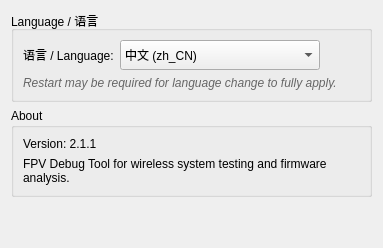
<?xml version="1.0" encoding="UTF-8"?>
<ui version="4.0">
 <class>PageSettings</class>
 <widget class="QWidget" name="PageSettings">
  <layout class="QVBoxLayout" name="settingsLayout">
   <item>
    <widget class="QGroupBox" name="groupLanguage">
     <property name="title">
      <string>Language / 语言</string>
     </property>
     <layout class="QVBoxLayout" name="langLayout">
      <item>
       <layout class="QHBoxLayout" name="langSelectLayout">
        <item>
         <widget class="QLabel" name="lbLang">
          <property name="text">
           <string>语言 / Language:</string>
          </property>
         </widget>
        </item>
        <item>
         <widget class="QComboBox" name="comboLang">
          <property name="minimumSize">
           <size>
            <width>200</width>
            <height>30</height>
           </size>
          </property>
          <item>
           <property name="text">
            <string>中文 (zh_CN)</string>
           </property>
          </item>
          <item>
           <property name="text">
            <string>English (en)</string>
           </property>
          </item>
         </widget>
        </item>
        <item>
         <spacer name="spLang">
          <property name="orientation">
           <enum>Qt::Horizontal</enum>
          </property>
          <property name="sizeHint">
           <size>
            <width>40</width>
            <height>20</height>
           </size>
          </property>
         </spacer>
        </item>
       </layout>
      </item>
      <item>
       <widget class="QLabel" name="labelLangNote">
        <property name="styleSheet">
         <string notr="true">color: #666; font-style: italic;</string>
        </property>
        <property name="text">
         <string>Restart may be required for language change to fully apply.</string>
        </property>
       </widget>
      </item>
     </layout>
    </widget>
   </item>
   <item>
    <widget class="QGroupBox" name="groupAbout">
     <property name="title">
      <string>About</string>
     </property>
     <layout class="QVBoxLayout" name="aboutLayout">
      <item>
       <widget class="QLabel" name="labelAboutVer">
        <property name="text">
         <string>Version: 2.1.1</string>
        </property>
       </widget>
      </item>
      <item>
       <widget class="QLabel" name="labelAboutDesc">
        <property name="text">
         <string>FPV Debug Tool for wireless system testing and firmware analysis.</string>
        </property>
        <property name="wordWrap">
         <bool>true</bool>
        </property>
       </widget>
      </item>
     </layout>
    </widget>
   </item>
   <item>
    <spacer name="spBottom">
     <property name="orientation">
      <enum>Qt::Vertical</enum>
     </property>
     <property name="sizeHint">
      <size>
       <width>20</width>
       <height>40</height>
      </size>
     </property>
    </spacer>
   </item>
  </layout>
 </widget>
 <resources/>
 <connections/>
</ui>
